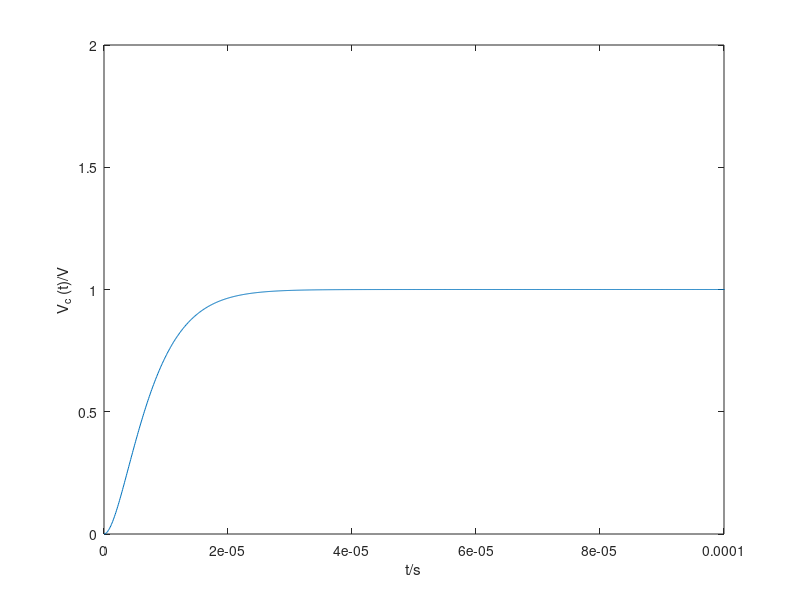

MATLAB code to generate this figure:
a = 258198.89;
C_1 = -1;
C_2 = -a;

t = 0:0.0000001:0.01;
v_c = 1 + exp((-1*a).*t).*(C_1 + C_2.*t);
plot(t, v_c);
ylim([0 2]);
xlim([0 10^-4]);
xlabel('t/s');
ylabel('V_c (t)/V');